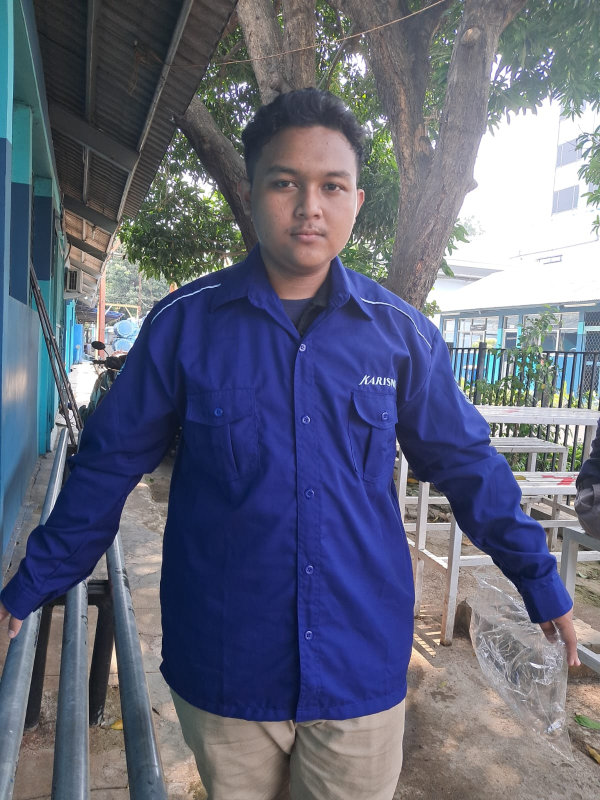
#> input picture PA-PC_202231018_Hanif Ibnu Oktafian_C/FotoDiri.jpeg, 1200 x 1600 px (shown at 1/2 size)
$ jupyter execute UAS.ipynb
#> lines starting #> are read from the running program, lines starting #| are printed output that depends on the picture
## UAS PCD

[cell 1]
import cv2 as cv
import numpy as np
import matplotlib.pyplot as plt

# Membaca gambar
img = cv.imread('FotoDiri.jpeg')
#> img is the input picture: shape (1600, 1200, 3); mean B, G, R 122.4, 103.2, 99

# Mendapatkan ukuran gambar
rows, cols = img.shape[:2]
#> rows = 1600; cols = 1200

# Gambar asli
img_asli = img.copy()

# Resize (memperkecil lebar menjadi setengah)
height, width = img.shape[:2]
#> height = 1600; width = 1200
resized = cv.resize(img, (width // 2, height), interpolation=cv.INTER_CUBIC)
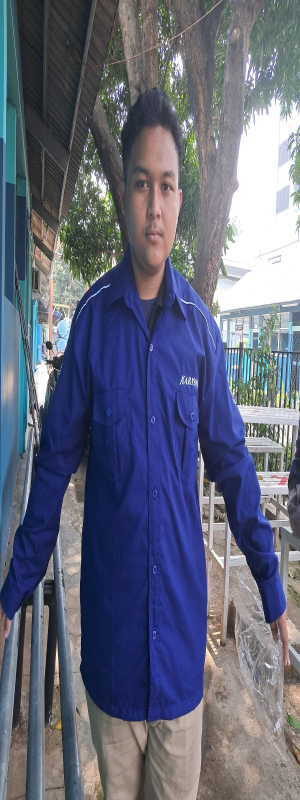
#> resized: shape (1600, 600, 3) (shown at 1/2 size); mean B, G, R 122.4, 103.2, 99

# Translasi (menggeser gambar 100 piksel ke kanan dan 100 piksel ke bawah)
M_translate = np.float32([[1, 0, 100], [0, 1, 100]])
translated = cv.warpAffine(img, M_translate, (cols, rows))
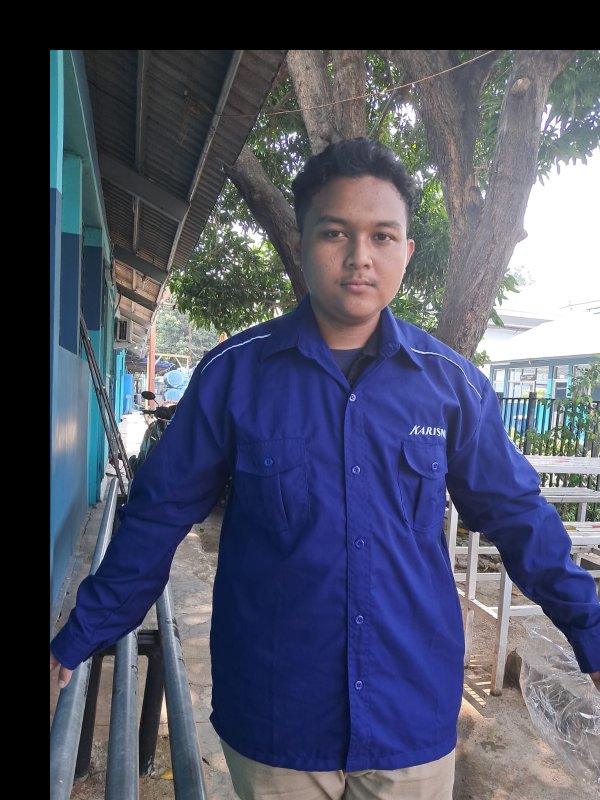
#> translated: shape (1600, 1200, 3) (shown at 1/2 size); mean B, G, R 102.3, 83, 78.5

# Rotate (memotong diagonal)
(tinggi, lebar) = img.shape[:2]
#> tinggi = 1600; lebar = 1200
pusat = (lebar // 2, tinggi // 2)
#> pusat = (600, 800)
M_rotate = cv.getRotationMatrix2D(pusat, 45, 1.0)
rotated = cv.warpAffine(img, M_rotate, (lebar, tinggi))
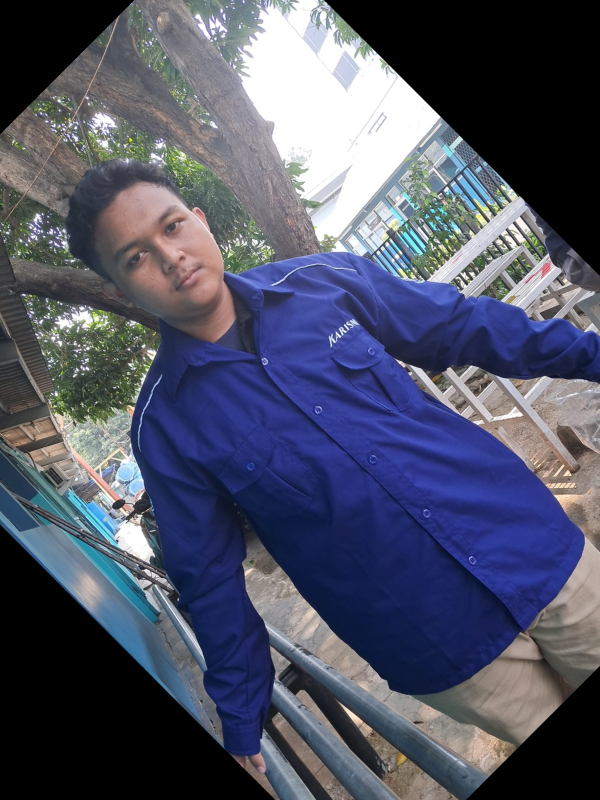
#> rotated: shape (1600, 1200, 3) (shown at 1/2 size); mean B, G, R 101.8, 82.9, 79.2

# Crop (memotong gambar)
cropped = img[50:300, 50:300]
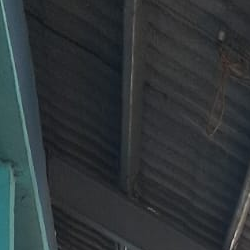
#> cropped: shape (250, 250, 3); mean B, G, R 56.3, 53.6, 47.3

# Flip (membalik gambar)
flipped = cv.flip(img, 1)
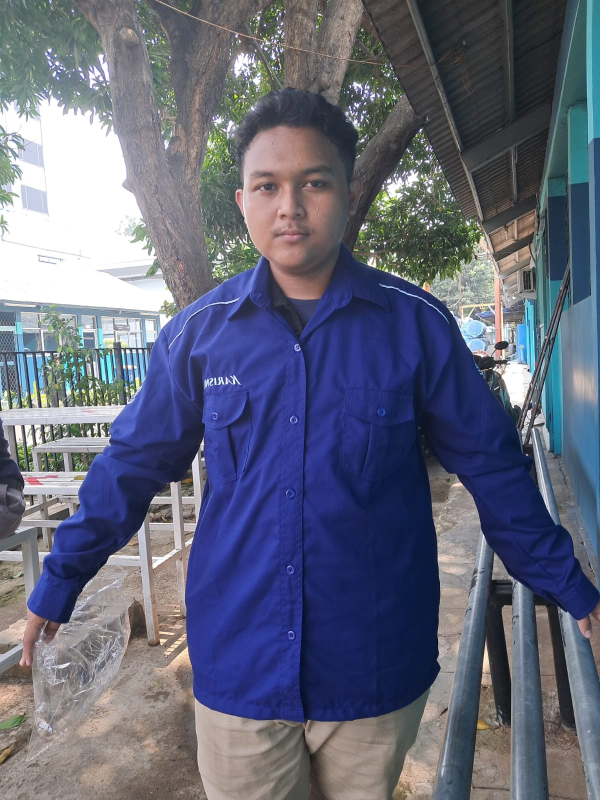
#> flipped: shape (1600, 1200, 3) (shown at 1/2 size); mean B, G, R 122.4, 103.2, 99

# Menampilkan semua gambar dalam layout 2x3
fig, axs = plt.subplots(2, 3, figsize=(15, 10))

# Gambar asli
axs[0, 0].imshow(cv.cvtColor(img_asli, cv.COLOR_BGR2RGB))
axs[0, 0].set_title('Citra Asli')
axs[0, 0].axis('on')

# Gambar setelah diputar
axs[0, 1].imshow(cv.cvtColor(rotated, cv.COLOR_BGR2RGB))
axs[0, 1].set_title('After Rotated')
axs[0, 1].axis('on')

# Gambar setelah diubah ukuran
axs[0, 2].imshow(cv.cvtColor(resized, cv.COLOR_BGR2RGB))
axs[0, 2].set_title('After Resized')
axs[0, 2].axis('on')

# Gambar setelah dipotong
axs[1, 0].imshow(cv.cvtColor(cropped, cv.COLOR_BGR2RGB))
axs[1, 0].set_title('After Cropped')
axs[1, 0].axis('on')

# Gambar setelah dibalik
axs[1, 1].imshow(cv.cvtColor(flipped, cv.COLOR_BGR2RGB))
axs[1, 1].set_title('After Flipped')
axs[1, 1].axis('on')

# Gambar setelah ditranslasi
axs[1, 2].imshow(cv.cvtColor(translated, cv.COLOR_BGR2RGB))
axs[1, 2].set_title('After Translated')
axs[1, 2].axis('on')

plt.show()
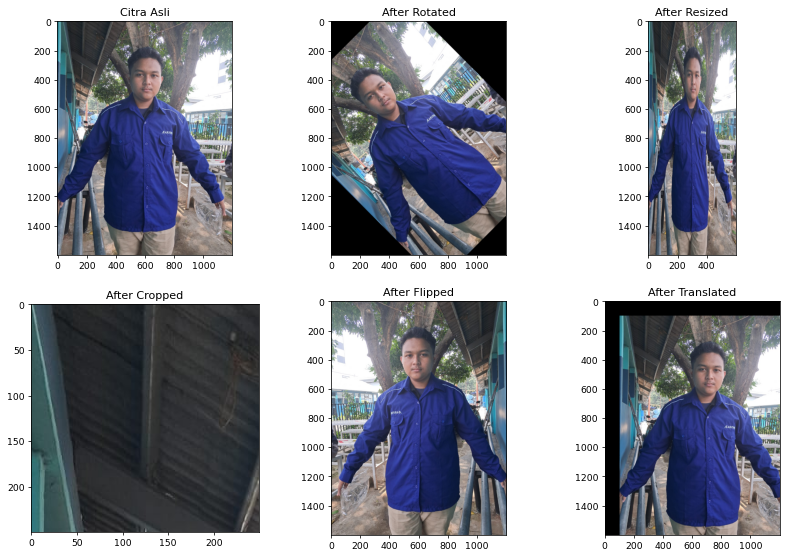
#> figure drawn by matplotlib, 6 panels

$ run again, with PA-PC_202231018_Hanif Ibnu Oktafian_C/Hasil Project.png saved as PA-PC_202231018_Hanif Ibnu Oktafian_C/FotoDiri.jpeg
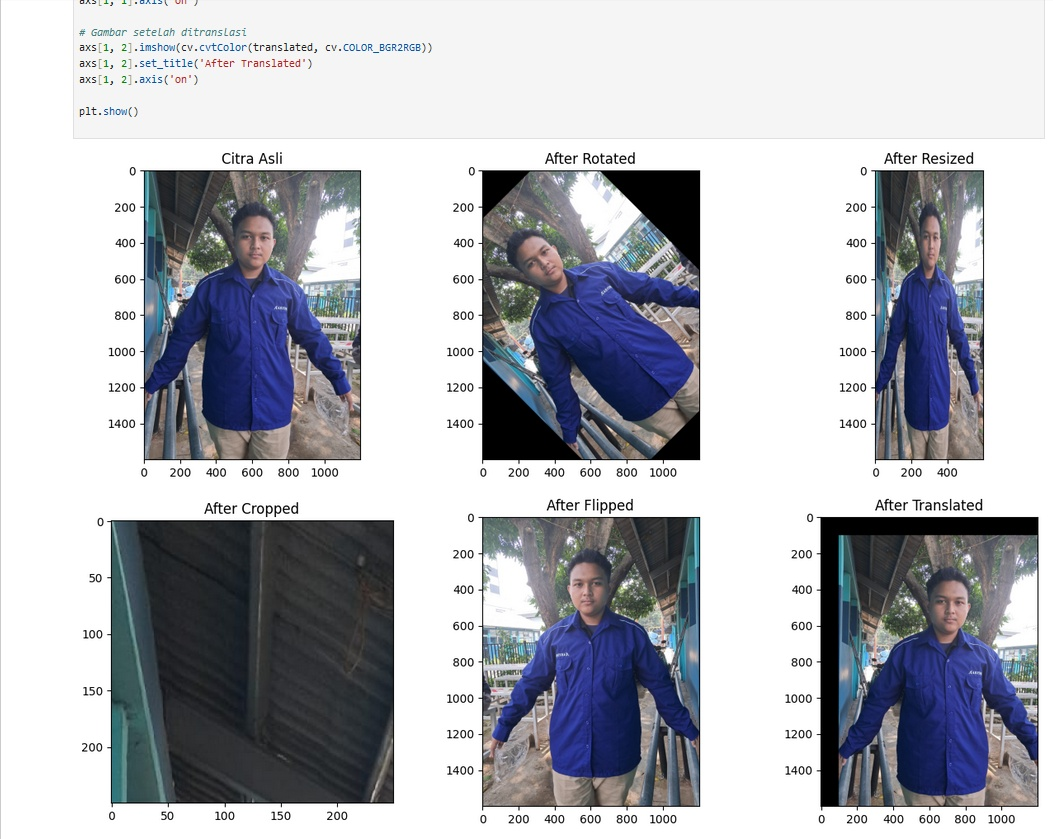
#> input picture PA-PC_202231018_Hanif Ibnu Oktafian_C/Hasil Project.png, 1053 x 839 px
#> img is the input picture: shape (839, 1053, 3); mean B, G, R 186.3, 179.9, 178
#> `cropped = img[50:300, 50:300]`:
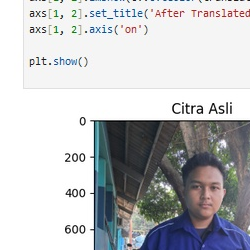
#> cropped: shape (250, 250, 3); mean B, G, R 197.1, 194.2, 192.8
#> `flipped = cv.flip(img, 1)`:
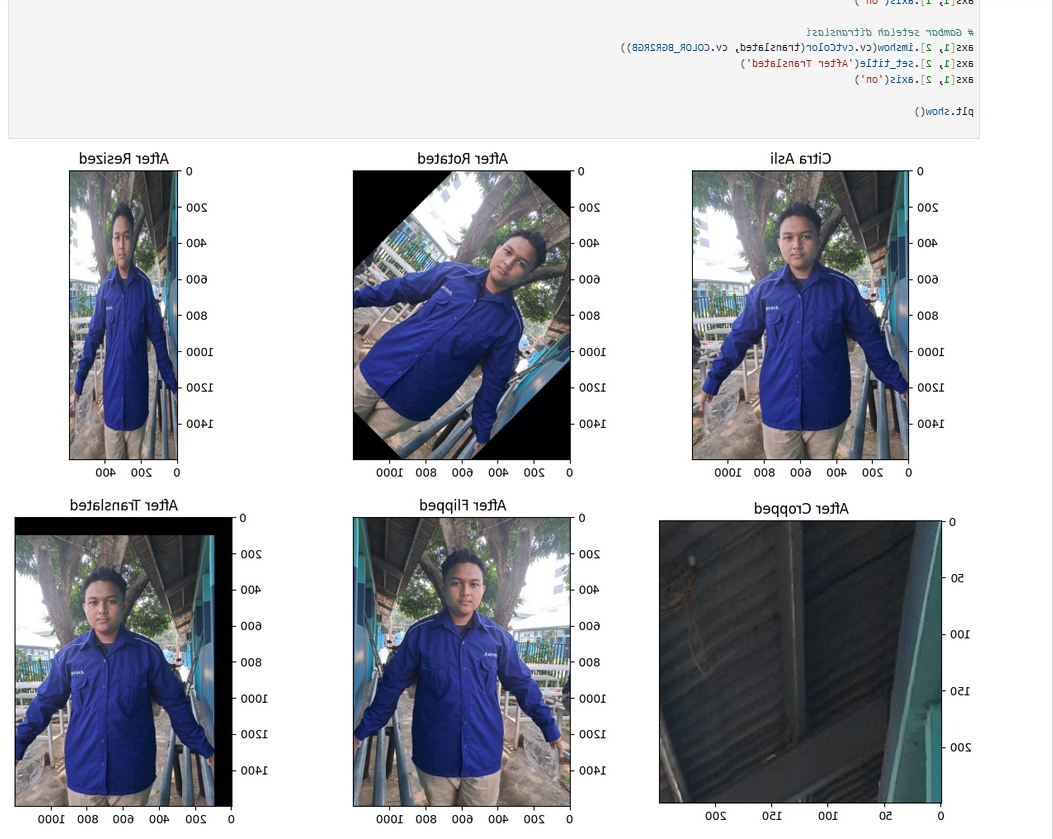
#> flipped: shape (839, 1053, 3); mean B, G, R 186.3, 179.9, 178
